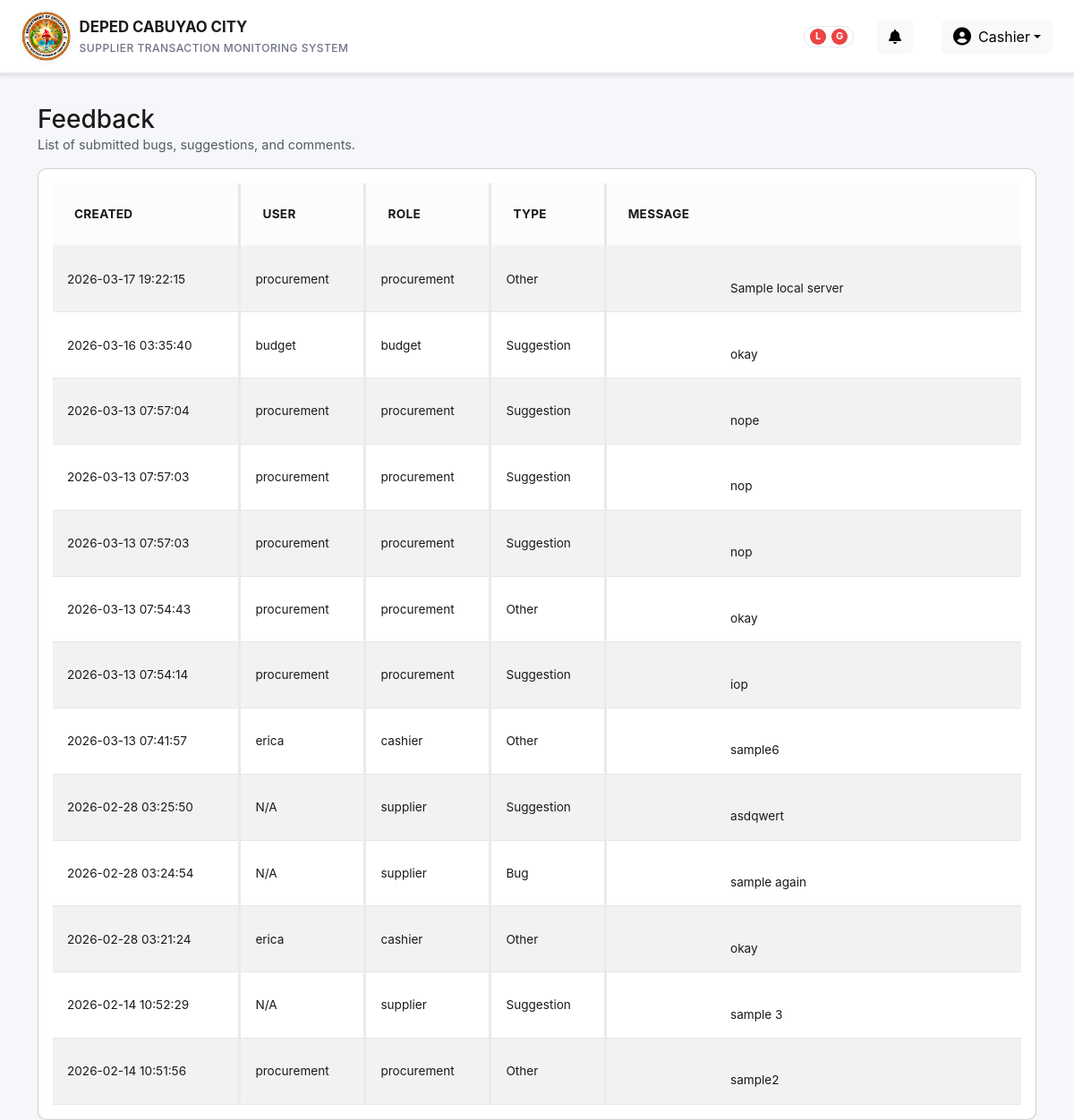
Page /feedback.php (signed in) on the committed database.
### tables this page shows
CREATE TABLE `feedback` (
  `id` int(11) NOT NULL,
  `user_id` int(11) DEFAULT NULL,
  `role` varchar(50) DEFAULT NULL,
  `type` varchar(50) NOT NULL,
  `message` text NOT NULL,
  `is_read` tinyint(1) NOT NULL DEFAULT 0,
  `created_at` timestamp NOT NULL DEFAULT current_timestamp()
);

CREATE TABLE `users` (
  `id` int(11) NOT NULL,
  `username` varchar(100) NOT NULL,
  `email` varchar(255) DEFAULT NULL,
  `password_hash` varchar(255) NOT NULL,
  `role_id` int(11) NOT NULL,
  `supplier_id` int(11) DEFAULT NULL,
  `active_session_id` varchar(128) DEFAULT NULL,
  `active_session_last_seen` datetime DEFAULT NULL,
  `last_login_at` datetime DEFAULT NULL,
  `last_login_ip` varchar(45) DEFAULT NULL,
  `created_at` timestamp NOT NULL DEFAULT current_timestamp(),
  `full_name` varchar(150) DEFAULT NULL,
  `proponent_id` int(11) DEFAULT NULL,
  `school_head_id` int(11) DEFAULT NULL
);

### feedback.php (the view, shortened to what this page needs)
<?php
$db = get_db();
$stmt = $db->query('SELECT f.*, u.username FROM feedback f LEFT JOIN users u ON f.user_id = u.id ORDER BY f.created_at DESC');
$feedbacks = $stmt->fetchAll();
include __DIR__ . '/header.php';
?>
<div class="container mt-4">
    <div class="d-flex justify-content-between align-items-center mb-3 flex-wrap gap-2">
        <div>
            <h3 class="mb-0">Feedback</h3>
            <p class="text-muted mb-0" style="font-size: 0.9rem;">List of submitted bugs, suggestions, and comments.</p>
        </div>
    </div>
    <div class="card table-wrapper">
        <div class="card-body table-responsive">
            <table class="table table-sm table-hover align-middle table-striped">
                <thead class="table-light">
                <tr>
                    <th>Created</th>
                    <th>User</th>
                    <th>Role</th>
                    <th>Type</th>
                    <th>Message</th>
                </tr>
                </thead>
                <tbody>
                <?php if (!$feedbacks): ?>
                    <tr>
                        <td colspan="5" class="text-center text-muted">No feedback submitted yet.</td>
                    </tr>
                <?php else: ?>
                    <?php foreach ($feedbacks as $f): ?>
                        <tr class="<?php echo !empty($f['is_read']) ? '' : 'notif-unread'; ?>">
                            <td><?php echo htmlspecialchars($f['created_at']); ?></td>
                            <td><?php echo htmlspecialchars($f['username'] ?? 'N/A'); ?></td>
                            <td><?php echo htmlspecialchars($f['role'] ?? ''); ?></td>
                            <td><?php echo htmlspecialchars($f['type']); ?></td>
                            <td style="max-width: 480px; white-space: pre-wrap;">
                                <?php echo nl2br(htmlspecialchars($f['message'])); ?>
                            </td>
                        </tr>
                    <?php endforeach; ?>
                <?php endif; ?>
                </tbody>
            </table>
        </div>
    </div>
</div>
<?php include __DIR__ . '/footer.php'; ?>

### header.php (style rules this page uses)
:root { --primary-blue: #3b7ca8; --primary-dark: #2c5a7f; --primary-light: #4a8fc7; --bg-light: #f5f7fa; --bg-white: #ffffff; --text-dark: #1a1a1a; --text-muted: #6b7280; --border-color: #e5e7eb; --status-success: #10b981; --status-warning: #f59e0b; --status-danger: #ef4444; --status-info: #3b82f6; }
* { margin: 0; padding: 0; box-sizing: border-box; }
html, body { height: 100%; }
body { background-color: var(--bg-light); font-family: -apple-system, BlinkMacSystemFont, 'Segoe UI', 'Roboto', 'Oxygen', 'Ubuntu', 'Cantarell', sans-serif; color: var(--text-dark); }
.table-wrapper { background: var(--bg-white); border-radius: 10px; box-shadow: 0 1px 3px rgba(0, 0, 0, 0.05); overflow: hidden; }
.table { margin-bottom: 0; background: var(--bg-white); font-size: 0.85rem; }
.table thead { background-color: #f9fafb; border-bottom: 2px solid var(--border-color); }
.table thead th { border: none; font-weight: 600; color: var(--text-dark); font-size: 0.85rem; text-transform: uppercase; letter-spacing: 0.3px; padding: 1.5rem; background: #f9fafb; }
.table thead th:not(:last-child), .table tbody td:not(:last-child) { border-right: 3px solid rgba(0,0,0,0.08); }
.table tbody td { padding: 1rem; border-color: var(--border-color); color: var(--text-dark); vertical-align: middle; }
.table tbody tr { transition: background-color 0.3s ease; border-bottom: 1px solid var(--border-color); }
.table tbody tr:last-child { border-bottom: none; }
.table thead th { background: #fbfcfd; color:var(--text-dark); font-weight:700; border-bottom: 2px solid rgba(0,0,0,0.04); }

### rows in the picture
feedback: created_at "2026-03-17 19:22:15", user.username "procurement", role "procurement", type "Other", message "Sample local server"
feedback: created_at "2026-03-16 03:35:40", user.username "budget", role "budget", type "Suggestion", message "okay"
feedback: created_at "2026-03-13 07:57:04", user.username "procurement", role "procurement", type "Suggestion", message "nope"
feedback: created_at "2026-03-13 07:57:03", user.username "procurement", role "procurement", type "Suggestion", message "nop"
feedback: created_at "2026-03-13 07:57:03", user.username "procurement", role "procurement", type "Suggestion", message "nop"
feedback: created_at "2026-03-13 07:54:43", user.username "procurement", role "procurement", type "Other", message "okay"
feedback: created_at "2026-03-13 07:54:14", user.username "procurement", role "procurement", type "Suggestion", message "iop"
feedback: created_at "2026-03-13 07:41:57", user.username "erica", role "cashier", type "Other", message "sample6"
feedback: created_at "2026-02-28 03:25:50", username "N/A", role "supplier", type "Suggestion", message "asdqwert"
feedback: created_at "2026-02-28 03:24:54", username "N/A", role "supplier", type "Bug", message "sample again"
feedback: created_at "2026-02-28 03:21:24", user.username "erica", role "cashier", type "Other", message "okay"
feedback: created_at "2026-02-14 10:52:29", username "N/A", role "supplier", type "Suggestion", message "sample 3"
feedback: created_at "2026-02-14 10:51:56", user.username "procurement", role "procurement", type "Other", message "sample2"

### other values in the picture
$_SESSION['role'] "Cashier"
